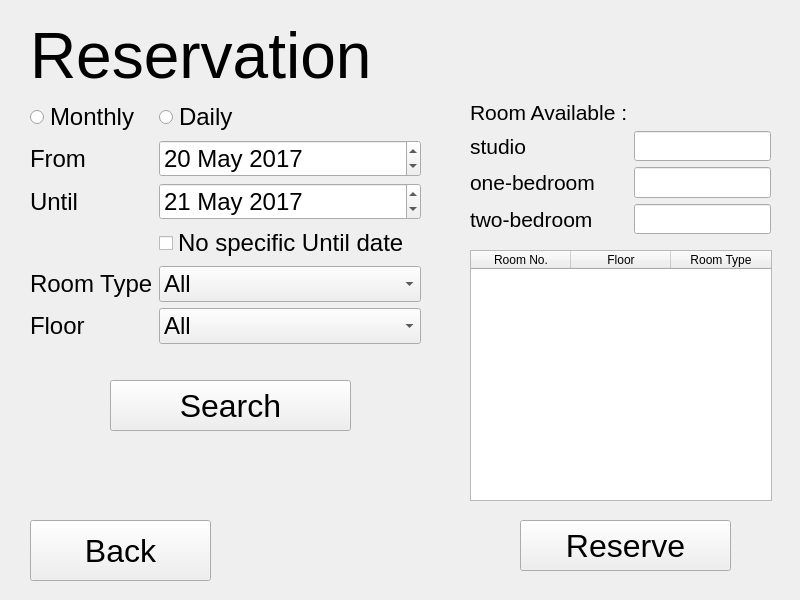
<?xml version="1.0" encoding="UTF-8"?>
<ui version="4.0">
 <class>Form</class>
 <widget class="QWidget" name="Form">
  <property name="geometry">
   <rect>
    <x>0</x>
    <y>0</y>
    <width>800</width>
    <height>600</height>
   </rect>
  </property>
  <property name="windowTitle">
   <string>Form</string>
  </property>
  <widget class="QPushButton" name="reserve_btn">
   <property name="geometry">
    <rect>
     <x>520</x>
     <y>520</y>
     <width>211</width>
     <height>51</height>
    </rect>
   </property>
   <property name="font">
    <font>
     <family>MS Sans Serif</family>
     <pointsize>24</pointsize>
    </font>
   </property>
   <property name="text">
    <string>Reserve</string>
   </property>
  </widget>
  <widget class="QTableWidget" name="tableWidget">
   <property name="enabled">
    <bool>true</bool>
   </property>
   <property name="geometry">
    <rect>
     <x>470</x>
     <y>250</y>
     <width>302</width>
     <height>251</height>
    </rect>
   </property>
   <property name="sizePolicy">
    <sizepolicy hsizetype="Fixed" vsizetype="Fixed">
     <horstretch>0</horstretch>
     <verstretch>0</verstretch>
    </sizepolicy>
   </property>
   <column>
    <property name="text">
     <string>Room No.</string>
    </property>
   </column>
   <column>
    <property name="text">
     <string>Floor</string>
    </property>
   </column>
   <column>
    <property name="text">
     <string>Room Type</string>
    </property>
   </column>
  </widget>
  <widget class="QLabel" name="Reservation_Label">
   <property name="geometry">
    <rect>
     <x>30</x>
     <y>20</y>
     <width>361</width>
     <height>71</height>
    </rect>
   </property>
   <property name="font">
    <font>
     <pointsize>48</pointsize>
    </font>
   </property>
   <property name="text">
    <string>Reservation</string>
   </property>
  </widget>
  <widget class="QWidget" name="formLayoutWidget_2">
   <property name="geometry">
    <rect>
     <x>470</x>
     <y>100</y>
     <width>301</width>
     <height>134</height>
    </rect>
   </property>
   <layout class="QFormLayout" name="formLayout2">
    <property name="fieldGrowthPolicy">
     <enum>QFormLayout::AllNonFixedFieldsGrow</enum>
    </property>
    <item row="0" column="0">
     <widget class="QLabel" name="Room_Available_Label">
      <property name="font">
       <font>
        <family>MS Sans Serif</family>
        <pointsize>16</pointsize>
       </font>
      </property>
      <property name="text">
       <string>Room Available :</string>
      </property>
     </widget>
    </item>
    <item row="1" column="0">
     <widget class="QLabel" name="Studio_Label">
      <property name="font">
       <font>
        <family>MS Sans Serif</family>
        <pointsize>16</pointsize>
       </font>
      </property>
      <property name="text">
       <string>studio</string>
      </property>
     </widget>
    </item>
    <item row="2" column="0">
     <widget class="QLabel" name="One_Bedroom_Label">
      <property name="font">
       <font>
        <family>MS Sans Serif</family>
        <pointsize>16</pointsize>
       </font>
      </property>
      <property name="text">
       <string>one-bedroom</string>
      </property>
     </widget>
    </item>
    <item row="3" column="0">
     <widget class="QLabel" name="Two_Bedroom_Label">
      <property name="font">
       <font>
        <family>MS Sans Serif</family>
        <pointsize>16</pointsize>
       </font>
      </property>
      <property name="text">
       <string>two-bedroom</string>
      </property>
     </widget>
    </item>
    <item row="1" column="1">
     <widget class="QLineEdit" name="studio_lineEdit">
      <property name="font">
       <font>
        <family>MS Sans Serif</family>
        <pointsize>16</pointsize>
       </font>
      </property>
      <property name="readOnly">
       <bool>true</bool>
      </property>
     </widget>
    </item>
    <item row="2" column="1">
     <widget class="QLineEdit" name="one_bedroom_lineEdit">
      <property name="font">
       <font>
        <family>MS Sans Serif</family>
        <pointsize>16</pointsize>
       </font>
      </property>
      <property name="readOnly">
       <bool>true</bool>
      </property>
     </widget>
    </item>
    <item row="3" column="1">
     <widget class="QLineEdit" name="two_bedroom_lineEdit">
      <property name="font">
       <font>
        <family>MS Sans Serif</family>
        <pointsize>16</pointsize>
       </font>
      </property>
      <property name="readOnly">
       <bool>true</bool>
      </property>
     </widget>
    </item>
   </layout>
  </widget>
  <widget class="QPushButton" name="search_btn">
   <property name="geometry">
    <rect>
     <x>110</x>
     <y>380</y>
     <width>241</width>
     <height>51</height>
    </rect>
   </property>
   <property name="font">
    <font>
     <family>MS Sans Serif</family>
     <pointsize>24</pointsize>
    </font>
   </property>
   <property name="text">
    <string>Search</string>
   </property>
  </widget>
  <widget class="QWidget" name="formLayoutWidget">
   <property name="geometry">
    <rect>
     <x>30</x>
     <y>100</y>
     <width>391</width>
     <height>263</height>
    </rect>
   </property>
   <property name="font">
    <font>
     <pointsize>18</pointsize>
    </font>
   </property>
   <layout class="QFormLayout" name="formLayout1">
    <property name="fieldGrowthPolicy">
     <enum>QFormLayout::AllNonFixedFieldsGrow</enum>
    </property>
    <property name="leftMargin">
     <number>0</number>
    </property>
    <item row="2" column="0">
     <widget class="QLabel" name="From_Label">
      <property name="font">
       <font>
        <family>MS Sans Serif</family>
        <pointsize>18</pointsize>
        <weight>50</weight>
        <italic>false</italic>
        <bold>false</bold>
       </font>
      </property>
      <property name="text">
       <string>From</string>
      </property>
     </widget>
    </item>
    <item row="2" column="1">
     <widget class="QDateEdit" name="fromDate">
      <property name="font">
       <font>
        <family>MS Sans Serif</family>
        <pointsize>18</pointsize>
       </font>
      </property>
      <property name="focusPolicy">
       <enum>Qt::WheelFocus</enum>
      </property>
      <property name="locale">
       <locale language="English" country="UnitedStates"/>
      </property>
      <property name="dateTime">
       <datetime>
        <hour>0</hour>
        <minute>0</minute>
        <second>0</second>
        <year>2017</year>
        <month>5</month>
        <day>20</day>
       </datetime>
      </property>
      <property name="date">
       <date>
        <year>2017</year>
        <month>5</month>
        <day>20</day>
       </date>
      </property>
     </widget>
    </item>
    <item row="3" column="0">
     <widget class="QLabel" name="Until_Label">
      <property name="font">
       <font>
        <family>MS Sans Serif</family>
        <pointsize>18</pointsize>
       </font>
      </property>
      <property name="text">
       <string>Until</string>
      </property>
     </widget>
    </item>
    <item row="3" column="1">
     <widget class="QDateEdit" name="toDate">
      <property name="enabled">
       <bool>true</bool>
      </property>
      <property name="font">
       <font>
        <family>MS Sans Serif</family>
        <pointsize>18</pointsize>
       </font>
      </property>
      <property name="locale">
       <locale language="English" country="UnitedStates"/>
      </property>
      <property name="date">
       <date>
        <year>2017</year>
        <month>5</month>
        <day>21</day>
       </date>
      </property>
     </widget>
    </item>
    <item row="4" column="1">
     <widget class="QCheckBox" name="not_decide_checkBox">
      <property name="enabled">
       <bool>true</bool>
      </property>
      <property name="font">
       <font>
        <pointsize>18</pointsize>
       </font>
      </property>
      <property name="text">
       <string>No specific Until date</string>
      </property>
     </widget>
    </item>
    <item row="5" column="0">
     <widget class="QLabel" name="Room_Type_Label">
      <property name="font">
       <font>
        <family>MS Sans Serif</family>
        <pointsize>18</pointsize>
       </font>
      </property>
      <property name="text">
       <string>Room Type</string>
      </property>
     </widget>
    </item>
    <item row="5" column="1">
     <widget class="QComboBox" name="room_type_comboBox">
      <property name="font">
       <font>
        <family>MS Sans Serif</family>
        <pointsize>18</pointsize>
       </font>
      </property>
      <item>
       <property name="text">
        <string>All</string>
       </property>
      </item>
      <item>
       <property name="text">
        <string>Studio</string>
       </property>
      </item>
      <item>
       <property name="text">
        <string>1-Bedroom</string>
       </property>
      </item>
      <item>
       <property name="text">
        <string>2-Bedroom</string>
       </property>
      </item>
     </widget>
    </item>
    <item row="6" column="0">
     <widget class="QLabel" name="Floor_Label">
      <property name="font">
       <font>
        <family>MS Sans Serif</family>
        <pointsize>18</pointsize>
       </font>
      </property>
      <property name="text">
       <string>Floor</string>
      </property>
     </widget>
    </item>
    <item row="6" column="1">
     <widget class="QComboBox" name="floor_comboBox">
      <property name="font">
       <font>
        <family>MS Sans Serif</family>
        <pointsize>18</pointsize>
       </font>
      </property>
      <item>
       <property name="text">
        <string>All</string>
       </property>
      </item>
      <item>
       <property name="text">
        <string>1</string>
       </property>
      </item>
      <item>
       <property name="text">
        <string>2</string>
       </property>
      </item>
      <item>
       <property name="text">
        <string>3</string>
       </property>
      </item>
      <item>
       <property name="text">
        <string>4</string>
       </property>
      </item>
      <item>
       <property name="text">
        <string>5</string>
       </property>
      </item>
     </widget>
    </item>
    <item row="1" column="1">
     <widget class="QRadioButton" name="daily_radioButton">
      <property name="font">
       <font>
        <family>MS Sans Serif</family>
        <pointsize>18</pointsize>
       </font>
      </property>
      <property name="text">
       <string>Daily</string>
      </property>
     </widget>
    </item>
    <item row="1" column="0">
     <widget class="QRadioButton" name="monthly_radioButton">
      <property name="font">
       <font>
        <family>MS Sans Serif</family>
        <pointsize>18</pointsize>
       </font>
      </property>
      <property name="text">
       <string>Monthly</string>
      </property>
     </widget>
    </item>
   </layout>
  </widget>
  <widget class="QPushButton" name="back_btn">
   <property name="geometry">
    <rect>
     <x>30</x>
     <y>520</y>
     <width>181</width>
     <height>61</height>
    </rect>
   </property>
   <property name="font">
    <font>
     <pointsize>24</pointsize>
    </font>
   </property>
   <property name="text">
    <string>Back</string>
   </property>
  </widget>
 </widget>
 <resources/>
 <connections/>
</ui>
